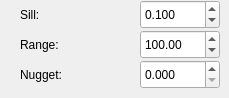
       <widget class="QWidget" name="sphericalStartwerte_point">
        <widget class="QLabel" name="label_range_8">
         <property name="geometry">
          <rect>
           <x>20</x>
           <y>30</y>
           <width>61</width>
           <height>29</height>
          </rect>
         </property>
         <property name="text">
          <string>Range:</string>
         </property>
        </widget>
        <widget class="QDoubleSpinBox" name="doubleSpinBox_sill_sph_point">
         <property name="geometry">
          <rect>
           <x>140</x>
           <y>0</y>
           <width>80</width>
           <height>29</height>
          </rect>
         </property>
         <property name="decimals">
          <number>3</number>
         </property>
         <property name="singleStep">
          <double>0.100000000000000</double>
         </property>
         <property name="value">
          <double>0.100000000000000</double>
         </property>
        </widget>
        <widget class="QDoubleSpinBox" name="doubleSpinBox_range_sph_point">
         <property name="geometry">
          <rect>
           <x>140</x>
           <y>30</y>
           <width>80</width>
           <height>29</height>
          </rect>
         </property>
         <property name="maximum">
          <double>1000.000000000000000</double>
         </property>
         <property name="value">
          <double>100.000000000000000</double>
         </property>
        </widget>
        <widget class="QLabel" name="label_sill_10">
         <property name="geometry">
          <rect>
           <x>20</x>
           <y>0</y>
           <width>30</width>
           <height>29</height>
          </rect>
         </property>
         <property name="text">
          <string>Sill:</string>
         </property>
        </widget>
        <widget class="QDoubleSpinBox" name="doubleSpinBox_nugget_sph_point">
         <property name="geometry">
          <rect>
           <x>140</x>
           <y>60</y>
           <width>80</width>
           <height>29</height>
          </rect>
         </property>
         <property name="decimals">
          <number>3</number>
         </property>
         <property name="singleStep">
          <double>0.100000000000000</double>
         </property>
         <property name="value">
          <double>0.000000000000000</double>
         </property>
        </widget>
        <widget class="QLabel" name="label_nugget_9">
         <property name="geometry">
          <rect>
           <x>20</x>
           <y>60</y>
           <width>69</width>
           <height>29</height>
          </rect>
         </property>
         <property name="text">
          <string>Nugget:</string>
         </property>
        </widget>
       </widget>
